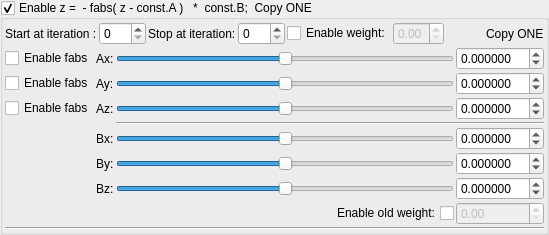
    <widget class="MyGroupBox" name="groupCheck_transform_fabsSubConstant1_enabled">
     <property name="title">
      <string>Enable z =  - fabs( z - const.A )   *  const.B;  Copy ONE</string>
     </property>
     <property name="checkable">
      <bool>true</bool>
     </property>
     <layout class="QVBoxLayout" name="verticalLayout_6" stretch="0,0,0">
      <property name="spacing">
       <number>2</number>
      </property>
      <property name="leftMargin">
       <number>2</number>
      </property>
      <property name="topMargin">
       <number>2</number>
      </property>
      <property name="rightMargin">
       <number>2</number>
      </property>
      <property name="bottomMargin">
       <number>2</number>
      </property>
      <item>
       <layout class="QGridLayout" name="gridLayout_19">
        <property name="spacing">
         <number>2</number>
        </property>
        <item row="0" column="6">
         <widget class="MyDoubleSpinBox" name="spinbox_transform_fabsSubConstant1_weight">
          <property name="enabled">
           <bool>false</bool>
          </property>
          <property name="sizePolicy">
           <sizepolicy hsizetype="Minimum" vsizetype="Maximum">
            <horstretch>0</horstretch>
            <verstretch>0</verstretch>
           </sizepolicy>
          </property>
          <property name="decimals">
           <number>2</number>
          </property>
          <property name="minimum">
           <double>0.000000000000000</double>
          </property>
          <property name="maximum">
           <double>1.000000000000000</double>
          </property>
          <property name="singleStep">
           <double>0.100000000000000</double>
          </property>
         </widget>
        </item>
        <item row="0" column="2">
         <widget class="QLabel" name="label_38">
          <property name="text">
           <string>Stop at iteration:</string>
          </property>
         </widget>
        </item>
        <item row="0" column="8">
         <widget class="QLabel" name="label_131">
          <property name="text">
           <string>Copy ONE</string>
          </property>
         </widget>
        </item>
        <item row="0" column="0">
         <widget class="QLabel" name="label_39">
          <property name="text">
           <string>Start at iteration :</string>
          </property>
         </widget>
        </item>
        <item row="0" column="3">
         <widget class="MySpinBox" name="spinboxInt_transform_fabsSubConstant1_stop_iterations">
          <property name="sizePolicy">
           <sizepolicy hsizetype="Minimum" vsizetype="Maximum">
            <horstretch>0</horstretch>
            <verstretch>0</verstretch>
           </sizepolicy>
          </property>
          <property name="maximum">
           <number>250</number>
          </property>
         </widget>
        </item>
        <item row="0" column="5">
         <widget class="QCheckBox" name="checkBox_transform_fabsSubConstant1_weight_enabled">
          <property name="text">
           <string>Enable weight:</string>
          </property>
         </widget>
        </item>
        <item row="0" column="1">
         <widget class="MySpinBox" name="spinboxInt_transform_fabsSubConstant1_start_iterations">
          <property name="sizePolicy">
           <sizepolicy hsizetype="Minimum" vsizetype="Maximum">
            <horstretch>0</horstretch>
            <verstretch>0</verstretch>
           </sizepolicy>
          </property>
          <property name="maximum">
           <number>250</number>
          </property>
         </widget>
        </item>
        <item row="0" column="7">
         <spacer name="horizontalSpacer_15">
          <property name="orientation">
           <enum>Qt::Horizontal</enum>
          </property>
          <property name="sizeHint" stdset="0">
           <size>
            <width>40</width>
            <height>20</height>
           </size>
          </property>
         </spacer>
        </item>
       </layout>
      </item>
      <item>
       <layout class="QGridLayout" name="gridLayout_22">
        <property name="spacing">
         <number>2</number>
        </property>
        <item row="4" column="3">
         <widget class="MyDoubleSpinBox" name="spinbox3_transform_fabsSubConstant1B_x">
          <property name="sizePolicy">
           <sizepolicy hsizetype="Minimum" vsizetype="Maximum">
            <horstretch>0</horstretch>
            <verstretch>0</verstretch>
           </sizepolicy>
          </property>
          <property name="prefix">
           <string/>
          </property>
          <property name="decimals">
           <number>6</number>
          </property>
          <property name="minimum">
           <double>-99.989999999999995</double>
          </property>
          <property name="singleStep">
           <double>0.100000000000000</double>
          </property>
         </widget>
        </item>
        <item row="0" column="2">
         <widget class="QSlider" name="slider3_transform_fabsSubConstant1A_x">
          <property name="enabled">
           <bool>true</bool>
          </property>
          <property name="sizePolicy">
           <sizepolicy hsizetype="Expanding" vsizetype="Maximum">
            <horstretch>0</horstretch>
            <verstretch>0</verstretch>
           </sizepolicy>
          </property>
          <property name="minimum">
           <number>-5000000</number>
          </property>
          <property name="maximum">
           <number>5000000</number>
          </property>
          <property name="value">
           <number>0</number>
          </property>
          <property name="sliderPosition">
           <number>0</number>
          </property>
          <property name="orientation">
           <enum>Qt::Horizontal</enum>
          </property>
         </widget>
        </item>
        <item row="5" column="2">
         <widget class="QSlider" name="slider3_transform_fabsSubConstant1B_y">
          <property name="sizePolicy">
           <sizepolicy hsizetype="Expanding" vsizetype="Maximum">
            <horstretch>0</horstretch>
            <verstretch>0</verstretch>
           </sizepolicy>
          </property>
          <property name="minimum">
           <number>-5000000</number>
          </property>
          <property name="maximum">
           <number>5000000</number>
          </property>
          <property name="orientation">
           <enum>Qt::Horizontal</enum>
          </property>
         </widget>
        </item>
        <item row="6" column="1">
         <widget class="QLabel" name="label_145">
          <property name="text">
           <string>Bz:</string>
          </property>
         </widget>
        </item>
        <item row="4" column="1">
         <widget class="QLabel" name="label_142">
          <property name="text">
           <string>Bx:</string>
          </property>
         </widget>
        </item>
        <item row="1" column="3">
         <widget class="MyDoubleSpinBox" name="spinbox3_transform_fabsSubConstant1A_y">
          <property name="enabled">
           <bool>true</bool>
          </property>
          <property name="sizePolicy">
           <sizepolicy hsizetype="Minimum" vsizetype="Maximum">
            <horstretch>0</horstretch>
            <verstretch>0</verstretch>
           </sizepolicy>
          </property>
          <property name="decimals">
           <number>6</number>
          </property>
          <property name="minimum">
           <double>-99.989999999999995</double>
          </property>
          <property name="maximum">
           <double>99.989999999999995</double>
          </property>
          <property name="singleStep">
           <double>0.100000000000000</double>
          </property>
         </widget>
        </item>
        <item row="1" column="1">
         <widget class="QLabel" name="label_43">
          <property name="text">
           <string>Ay:</string>
          </property>
         </widget>
        </item>
        <item row="0" column="1">
         <widget class="QLabel" name="label_44">
          <property name="text">
           <string>Ax:</string>
          </property>
         </widget>
        </item>
        <item row="1" column="2">
         <widget class="QSlider" name="slider3_transform_fabsSubConstant1A_y">
          <property name="enabled">
           <bool>true</bool>
          </property>
          <property name="sizePolicy">
           <sizepolicy hsizetype="Expanding" vsizetype="Maximum">
            <horstretch>0</horstretch>
            <verstretch>0</verstretch>
           </sizepolicy>
          </property>
          <property name="minimum">
           <number>-5000000</number>
          </property>
          <property name="maximum">
           <number>5000000</number>
          </property>
          <property name="orientation">
           <enum>Qt::Horizontal</enum>
          </property>
         </widget>
        </item>
        <item row="2" column="3">
         <widget class="MyDoubleSpinBox" name="spinbox3_transform_fabsSubConstant1A_z">
          <property name="enabled">
           <bool>true</bool>
          </property>
          <property name="sizePolicy">
           <sizepolicy hsizetype="Minimum" vsizetype="Maximum">
            <horstretch>0</horstretch>
            <verstretch>0</verstretch>
           </sizepolicy>
          </property>
          <property name="decimals">
           <number>6</number>
          </property>
          <property name="minimum">
           <double>-99.989999999999995</double>
          </property>
          <property name="maximum">
           <double>99.989999999999995</double>
          </property>
          <property name="singleStep">
           <double>0.100000000000000</double>
          </property>
         </widget>
        </item>
        <item row="5" column="1">
         <widget class="QLabel" name="label_143">
          <property name="text">
           <string>By:</string>
          </property>
         </widget>
        </item>
        <item row="2" column="0">
         <widget class="QCheckBox" name="checkBox_transform_fabsSubConstant1_enabled_z">
          <property name="text">
           <string>Enable fabs</string>
          </property>
         </widget>
        </item>
        <item row="1" column="0">
         <widget class="QCheckBox" name="checkBox_transform_fabsSubConstant1_enabled_y">
          <property name="text">
           <string>Enable fabs</string>
          </property>
         </widget>
        </item>
        <item row="0" column="0">
         <widget class="QCheckBox" name="checkBox_transform_fabsSubConstant1_enabled_x">
          <property name="text">
           <string>Enable fabs</string>
          </property>
         </widget>
        </item>
        <item row="2" column="1">
         <widget class="QLabel" name="label_55">
          <property name="text">
           <string>Az:</string>
          </property>
         </widget>
        </item>
        <item row="2" column="2">
         <widget class="QSlider" name="slider3_transform_fabsSubConstant1A_z">
          <property name="enabled">
           <bool>true</bool>
          </property>
          <property name="sizePolicy">
           <sizepolicy hsizetype="Expanding" vsizetype="Maximum">
            <horstretch>0</horstretch>
            <verstretch>0</verstretch>
           </sizepolicy>
          </property>
          <property name="minimum">
           <number>-5000000</number>
          </property>
          <property name="maximum">
           <number>5000000</number>
          </property>
          <property name="orientation">
           <enum>Qt::Horizontal</enum>
          </property>
         </widget>
        </item>
        <item row="5" column="3">
         <widget class="MyDoubleSpinBox" name="spinbox3_transform_fabsSubConstant1B_y">
          <property name="sizePolicy">
           <sizepolicy hsizetype="Minimum" vsizetype="Maximum">
            <horstretch>0</horstretch>
            <verstretch>0</verstretch>
           </sizepolicy>
          </property>
          <property name="decimals">
           <number>6</number>
          </property>
          <property name="minimum">
           <double>-99.989999999999995</double>
          </property>
          <property name="maximum">
           <double>99.989999999999995</double>
          </property>
          <property name="singleStep">
           <double>0.100000000000000</double>
          </property>
         </widget>
        </item>
        <item row="4" column="2">
         <widget class="QSlider" name="slider3_transform_fabsSubConstant1B_x">
          <property name="sizePolicy">
           <sizepolicy hsizetype="Expanding" vsizetype="Maximum">
            <horstretch>0</horstretch>
            <verstretch>0</verstretch>
           </sizepolicy>
          </property>
          <property name="minimum">
           <number>-5000000</number>
          </property>
          <property name="maximum">
           <number>5000000</number>
          </property>
          <property name="value">
           <number>0</number>
          </property>
          <property name="sliderPosition">
           <number>0</number>
          </property>
          <property name="orientation">
           <enum>Qt::Horizontal</enum>
          </property>
         </widget>
        </item>
        <item row="6" column="2">
         <widget class="QSlider" name="slider3_transform_fabsSubConstant1B_z">
          <property name="sizePolicy">
           <sizepolicy hsizetype="Expanding" vsizetype="Maximum">
            <horstretch>0</horstretch>
            <verstretch>0</verstretch>
           </sizepolicy>
          </property>
          <property name="minimum">
           <number>-5000000</number>
          </property>
          <property name="maximum">
           <number>5000000</number>
          </property>
          <property name="orientation">
           <enum>Qt::Horizontal</enum>
          </property>
         </widget>
        </item>
        <item row="6" column="3">
         <widget class="MyDoubleSpinBox" name="spinbox3_transform_fabsSubConstant1B_z">
          <property name="sizePolicy">
           <sizepolicy hsizetype="Minimum" vsizetype="Maximum">
            <horstretch>0</horstretch>
            <verstretch>0</verstretch>
           </sizepolicy>
          </property>
          <property name="decimals">
           <number>6</number>
          </property>
          <property name="minimum">
           <double>-99.989999999999995</double>
          </property>
          <property name="maximum">
           <double>99.989999999999995</double>
          </property>
          <property name="singleStep">
           <double>0.100000000000000</double>
          </property>
         </widget>
        </item>
        <item row="7" column="2">
         <widget class="QCheckBox" name="checkBox_transform_fabsSubConstant1_old_weight_enabled">
          <property name="layoutDirection">
           <enum>Qt::RightToLeft</enum>
          </property>
          <property name="text">
           <string>Enable old weight:</string>
          </property>
         </widget>
        </item>
        <item row="7" column="3">
         <widget class="MyDoubleSpinBox" name="spinbox_transform_fabsSubConstant1_old_weight">
          <property name="enabled">
           <bool>false</bool>
          </property>
          <property name="sizePolicy">
           <sizepolicy hsizetype="Minimum" vsizetype="Maximum">
            <horstretch>0</horstretch>
            <verstretch>0</verstretch>
           </sizepolicy>
          </property>
          <property name="decimals">
           <number>2</number>
          </property>
          <property name="minimum">
           <double>0.000000000000000</double>
          </property>
          <property name="maximum">
           <double>2.000000000000000</double>
          </property>
          <property name="singleStep">
           <double>0.100000000000000</double>
          </property>
         </widget>
        </item>
        <item row="0" column="3">
         <widget class="MyDoubleSpinBox" name="spinbox3_transform_fabsSubConstant1A_x">
          <property name="enabled">
           <bool>true</bool>
          </property>
          <property name="sizePolicy">
           <sizepolicy hsizetype="Minimum" vsizetype="Maximum">
            <horstretch>0</horstretch>
            <verstretch>0</verstretch>
           </sizepolicy>
          </property>
          <property name="prefix">
           <string/>
          </property>
          <property name="decimals">
           <number>6</number>
          </property>
          <property name="minimum">
           <double>-99.989999999999995</double>
          </property>
          <property name="singleStep">
           <double>0.100000000000000</double>
          </property>
         </widget>
        </item>
        <item row="3" column="2" colspan="2">
         <widget class="Line" name="line_18">
          <property name="orientation">
           <enum>Qt::Horizontal</enum>
          </property>
         </widget>
        </item>
       </layout>
      </item>
      <item>
       <widget class="Line" name="line_5">
        <property name="orientation">
         <enum>Qt::Horizontal</enum>
        </property>
       </widget>
      </item>
     </layout>
    </widget>
